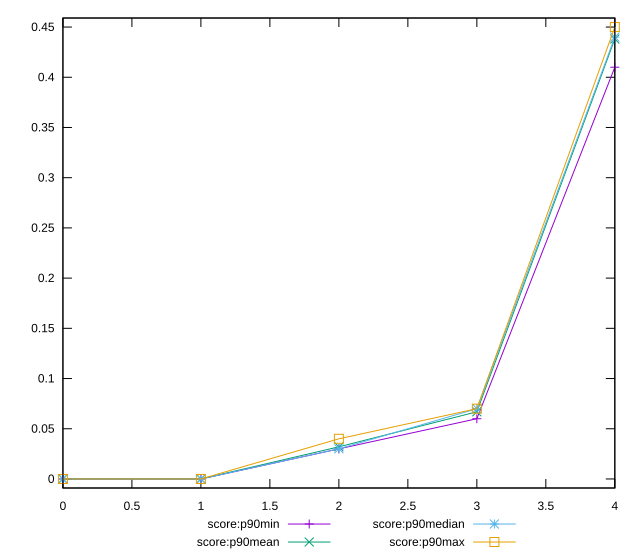

Source code (gnuplot):
reset

$scoreP90Min <<EOF
0 0
1 0
2 0.03
3 0.06
4 0.41
EOF

$scoreP90Mean <<EOF
0 0
1 0
2 0.03202127659574464
3 0.06691489361702128
4 0.4380851063829789
EOF

$scoreP90Median <<EOF
0 0
1 0
2 0.03
3 0.07
4 0.44
EOF

$scoreP90Max <<EOF
0 0
1 0
2 0.04
3 0.07
4 0.45
EOF

set key outside below
set xrange [0:4]
set yrange [-0.009000000000000001:0.459]
set trange [-0.009000000000000001:0.459]
set terminal svg size 640, 560 enhanced background rgb 'white'
set output "report_00019_2021-02-10T18-14-37.922Z//largest-contentful-paint/progression/score.svg"

plot $scoreP90Min title "score:p90min" with linespoints, \
     $scoreP90Mean title "score:p90mean" with linespoints, \
     $scoreP90Median title "score:p90median" with linespoints, \
     $scoreP90Max title "score:p90max" with linespoints

reset
